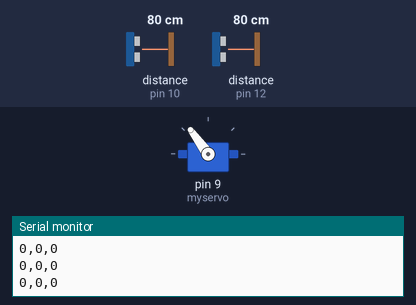
Simulated run of this sketch. Board: Arduino Uno, built with avr-gcc and run on an emulated ATmega328P. On the bench: servo, the last lines printed to the serial monitor. Wiring (inferred from the names in the program): 2 × ultrasonic range finder: trigger pin 11, echo pin 10 / trigger pin 13, echo pin 12. The test bench sets the inputs (shaded band); at power-on: distance to the obstacle (sensors on pin 10, pin 12) 80 cm. The echo pulse lasts 58.3 µs per cm.

Above: at 1.2 s.
1.3 s: distance to the obstacle (sensor on pin 10) set to 17 cm
At 3.2 s:
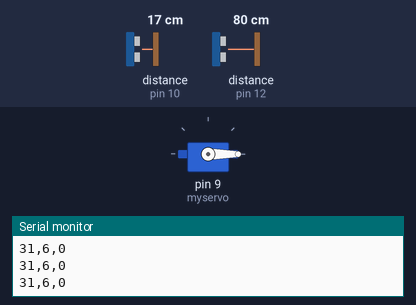
4.3 s: distance to the obstacle (sensor on pin 10) set to 299 cm
At 4.9 s:
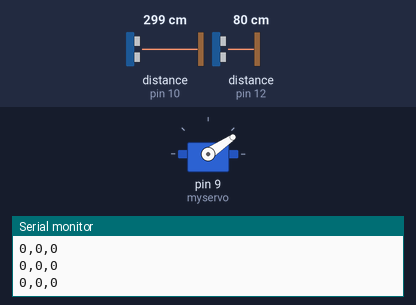
7.3 s: distance to the obstacle (sensor on pin 12) set to 56 cm
At 7.9 s:
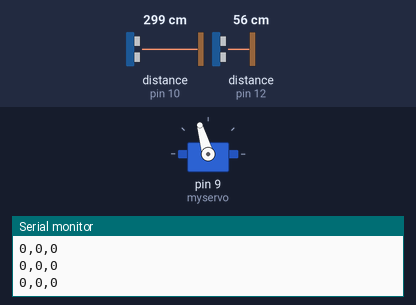
10.3 s: distance to the obstacle (sensor on pin 12) set to 49 cm
At 12.6 s:
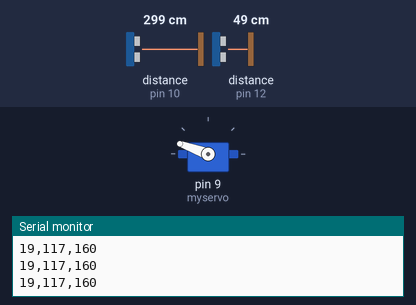
13.3 s: distance to the obstacle (sensor on pin 12) set to 60 cm
16.3 s: distance to the obstacle (sensor on pin 12) set to 2 cm
Timing chart, 0 to 19.8 s (numbered marks = the images above; inputs shaded):
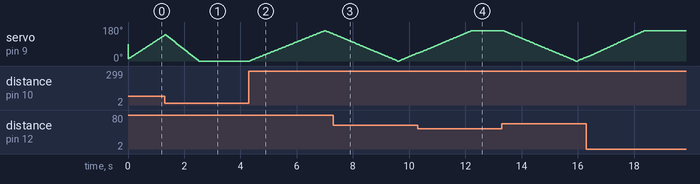

The sketch:

distanceAngle.ino
```cpp
#include <SoftwareSerial.h>

#include <Servo.h>

Servo myservo;

const int Lin = 10, Rin = 12, Lout = 11, Rout = 13, serv = 9; //setting sensor pins and servo pin

// establish variables for duration
// and the distance result in inches
long Rduration, Lduration, Rinches, Linches;

int threshold = 20; //Sensor threshold in inches

int angle = 10; //Initial angle

boolean debug = true; //Serial communication for debuging. Set to true for serial communication.

void setup() {
  // initialize serial communication:
  Serial.begin(9600);
  myservo.attach(9); //attach servo to pin 9
}

void loop()
{


  read();
  follow();

  Serial.print(Rinches);
  Serial.print(",");
  Serial.print(Linches);
  Serial.print(",");
  Serial.print(angle);
  Serial.print("\n");
  delay(10);
}

long microsecondsToInches(long microseconds)
{
  // According to Parallax's datasheet for the PING))), there are
  // 73.746 microseconds per inch (i.e. sound travels at 1130 feet per
  // second).  This gives the distance travelled by the ping, outbound
  // and return, so we divide by 2 to get the distance of the obstacle.
  // See: http://www.parallax.com/dl/docs/prod/acc/28015-PING-v1.3.pdf
  return microseconds / 74 / 2;
}

void follow()
{
  boolean switchs = true;
  if (Linches <= threshold || Rinches <= threshold)
  {
    if (Linches + 2 < Rinches)
    {
      angle = angle - 2;
    }
    if (Rinches + 2 < Linches)
    {
      angle = angle + 2;
    }

  } else {
    while (Linches > threshold && Rinches > threshold) {

      if (switchs) {
        angle = angle + 2;
      } else {
        angle = angle - 2;
      }
      if (angle > 160)
      {
        angle = 160;
        switchs = false;
      }
      if (angle < 0)
      {
        angle = 0;
        switchs = true;
      }
      myservo.write(angle);

      read();

      Serial.print(0);
      Serial.print(",");
      Serial.print(0);
      Serial.print(",");
      Serial.print(0);
      Serial.print("\n");
      delay(10);
    }
  }

  if (angle > 160)
  {
    angle = 160;
  }
  if (angle < 0)
  {
    angle = 0;
  }
  myservo.write(angle);


}

void read() {
  pinMode(Rout, OUTPUT);
  digitalWrite(Rout, LOW);
  delayMicroseconds(2);
  digitalWrite(Rout, HIGH);
  delayMicroseconds(5);
  digitalWrite(Rout, LOW);

  Rduration = pulseIn(Rin, HIGH);

  pinMode(Lout, OUTPUT);
  digitalWrite(Lout, LOW);
  delayMicroseconds(2);
  digitalWrite(Lout, HIGH);
  delayMicroseconds(5);
  digitalWrite(Lout, LOW);

  Lduration = pulseIn(Lin, HIGH);

  // convert the time into a distance
  Rinches = microsecondsToInches(Rduration);
  Linches = microsecondsToInches(Lduration);

}
```

Measured:
- the behaviour switches between 54 and 53 cm on distance to the obstacle (sensor on pin 12) (found by bisection; images 3 and 4)
- after the input at 4.3 s, servo on pin 9 (myservo): rises from 0° to 160° in 2.6 s, then falls to 144° in 0.30 s
- after the input at 10.3 s, servo on pin 9 (myservo): goes on until 12.2 s, then stays 160°
